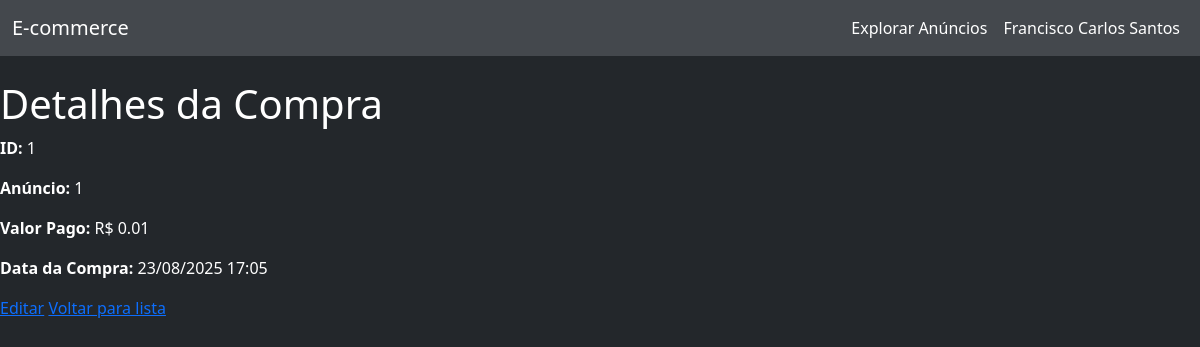
The page /compras/1 (signed in) on the database its author committed.
### app/models/usuario.py (models this page shows, shortened)
class Usuario(UserMixin, db.Model):
    __tablename__ = "usuario"
    id = db.Column(db.Integer, primary_key=True)
    nome = db.Column(db.String(100), nullable=False)
    email = db.Column(db.String(120), unique=True, nullable=False)
    senha_hash = db.Column(db.String(128), nullable=False)
    anuncios = db.relationship("Anuncio", back_populates="usuario", lazy=True)
    perguntas = db.relationship("Pergunta", back_populates="usuario", lazy=True)
    respostas = db.relationship("Resposta", back_populates="usuario", lazy=True)
    compras = db.relationship("Compra", back_populates="usuario", lazy=True)
    favoritos = db.relationship("Favorito", back_populates="usuario", lazy=True)

### app/models/compra.py (models this page shows, shortened)
class Compra(db.Model):
    __tablename__ = "compra"
    id = db.Column(db.Integer, primary_key=True)
    valor_pago = db.Column(db.Float, nullable=False)
    data_compra = db.Column(db.DateTime, default=datetime.utcnow)
    usuario_id = db.Column(db.Integer, db.ForeignKey("usuario.id"), nullable=False)
    anuncio_id = db.Column(db.Integer, db.ForeignKey("anuncio.id"), nullable=False)
    usuario = db.relationship("Usuario", back_populates="compras", lazy=True)

### app/routes/compra.py (the view)
@compra_bp.route('/<int:id>')
@login_required
def detalhe_compra(id):
    compra = Compra.query.get_or_404(id)
    if compra.usuario_id != current_user.id:
        flash('Acesso não autorizado.', 'danger')
        return redirect(url_for('compra.listar_compras'))
    return render_template('compra/detail.html', compra=compra)

### app/templates/compra/detail.html
{% extends 'base.html' %}
{% block content %}
<h1>Detalhes da Compra</h1>
<p><strong>ID:</strong> {{ compra.id }}</p>
<p><strong>Anúncio:</strong> {{ compra.anuncio_id }}</p>
<p><strong>Valor Pago:</strong> R$ {{ compra.valor_pago }}</p>
<p><strong>Data da Compra:</strong> {{ compra.data_compra.strftime('%d/%m/%Y %H:%M') }}</p>
<a href="{{ url_for('compra.editar_compra', id=compra.id) }}">Editar</a>
<a href="{{ url_for('compra.listar_compras') }}">Voltar para lista</a>
{% endblock %}

### app/templates/navbar.html (shortened to what this page needs)
<nav class="navbar navbar-expand-lg navbar-dark bg-primary mb-4">
  <div class="container-fluid">
    <a class="navbar-brand" href="{% if current_user.is_authenticated %}{{ url_for('dashboard') }}{% else %}{{ url_for('home') }}{% endif %}">E-commerce</a>
    <div class="collapse navbar-collapse" id="navbarNav">
      <ul class="navbar-nav ms-auto">
        <li class="nav-item">
          <a class="nav-link text-white{% if request.endpoint == 'anuncio.explorar_anuncios' %} active{% endif %}" href="{{ url_for('anuncio.explorar_anuncios') }}">Explorar Anúncios</a>
        </li>
        {% if current_user.is_authenticated %}
          <li class="nav-item dropdown">
            <a class="nav-link dropdown-toggle text-white" href="#" id="userDropdown" role="button" data-bs-toggle="dropdown" aria-expanded="false">
              {{ current_user.nome }}
            </a>
          </li>
        {% endif %}
      </ul>
    </div>
  </div>
</nav>

### app/static/css/main.css (style rules this page uses)
body, .bg-white, .card, .table, .dropdown-menu, .modal-content, .form-control, .form-select { background-color: #23272b !important; color: #fff !important; }
.bg-primary, .navbar.bg-primary, .table-primary, .btn-primary, .alert-primary { background-color: #44484d !important; color: #fff !important; border-color: #44484d !important; }
.navbar, .navbar .dropdown-menu { background-color: #44484d !important; }
.nav-link, .navbar-brand, .navbar-nav .nav-link { color: #fff !important; }
.navbar-nav .nav-link.text-white { position: relative; transition: color 0.2s; }
.navbar-nav .nav-link.text-white::after { content: ''; display: block; width: 0; height: 3px; background: #0d6efd; transition: width 0.2s; position: absolute; left: 0; bottom: 0.2rem; border-radius: 2px; }
#userDropdown.text-white::after { display: none !important; }
.navbar-nav .dropdown > .nav-link { outline: none; }

### rows shown on the page
Usuario: nome "Francisco Carlos Santos"
Compra: id "1", anuncio_id "1", valor_pago "0.01", data_compra "23/08/2025 17:05"
